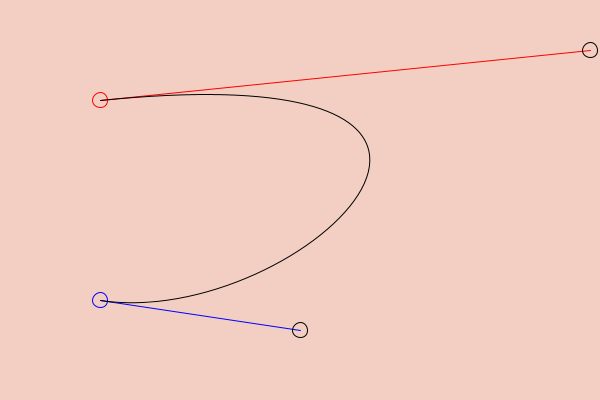
Frame 1 (no input)
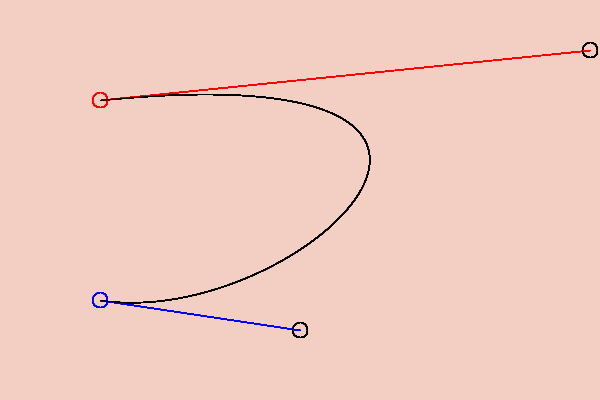
Frame 60 (the mouse pressed at the canvas centre just before this capture)
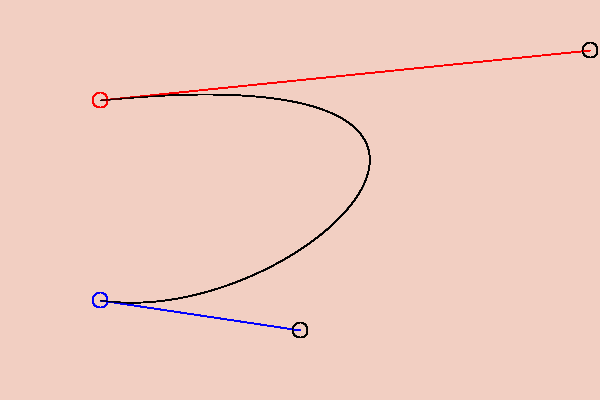
Frame 120 (the mouse held since frame 60 and released just before this capture)

The Processing sketch that drew these frames (run headless with seeded random() and noise(); from frame 60 on, the mouse is pressed at the canvas centre):

// Processing sketch: box05
// ── box05.pde
void setup() {
   size(600, 400);
   background(242, 207, 194);
   noFill();
}

void drawCurve(boolean drawCircles, boolean drawLines,
               int p0, int p1, int p2, int p3) {

   // control point 1
   stroke(255,  0, 0);   // red
   if (drawCircles == true) {
      ellipse(Xp[p0], Yp[p0], 15, 15);
   }
   if (drawLines == true) {
      line(Xp[p0], Yp[p0], Xp[p1], Yp[p1]);
   }

   // control point 1
   stroke(0, 0, 255);   // blue
   if (drawCircles == true) {
      ellipse(Xp[p3], Yp[p3], 15, 15);
   }
   if (drawLines == true) {
      line(Xp[p3], Yp[p3], Xp[p2], Yp[p2]);
   }

   // the knots
   stroke(0, 0, 0);   // black
   if (drawCircles == true) {
      ellipse(Xp[p1], Yp[p1], 15, 15);
      ellipse(Xp[p2], Yp[p2], 15, 15);
   }

   bezier(Xp[p0], Yp[p0], Xp[p1], Yp[p1], Xp[p2], Yp[p2], Xp[p3], Yp[p3]);
}

float [] Xp = { 100, 590, 300, 100 };
float [] Yp = { 100,  50, 330, 300 };

void draw() {
   drawCurve(true,  true, 0, 1, 2, 3);
}
